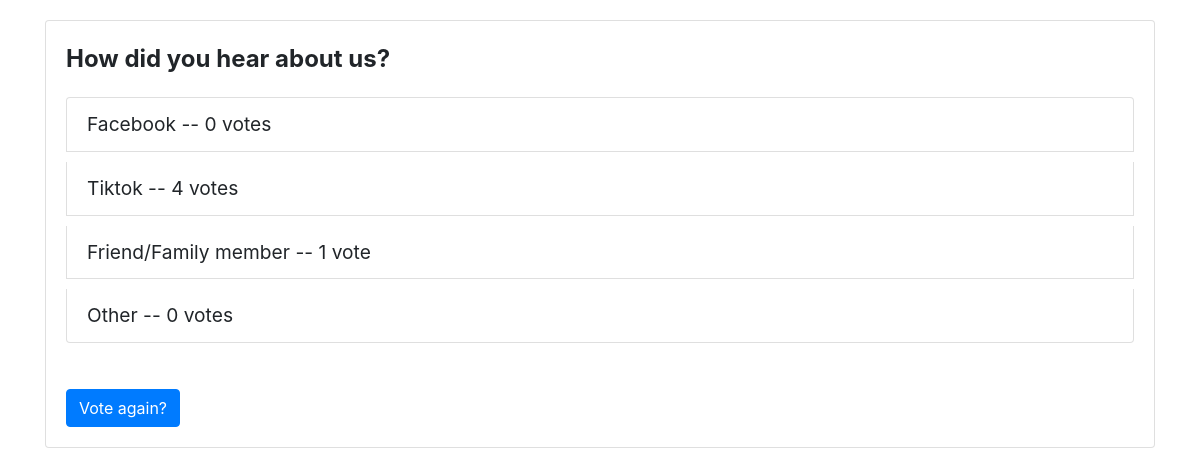
Before: /polls/1/results/ with the older database file.
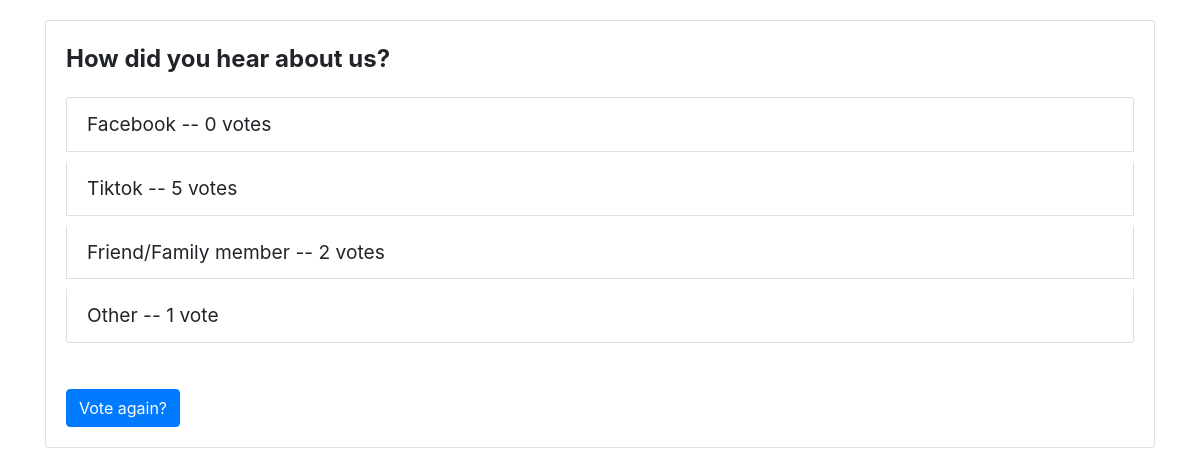
After: the same page with the newer database file.
### polls/models.py (models this page shows, shortened)
class Choice(models.Model):
    question = models.ForeignKey(Question, on_delete=models.CASCADE)
    choice_text = models.CharField(max_length=200)
    votes = models.IntegerField(default=0)

### polls/views.py (the view)
# urls.py: path('<int:question_id>/results/', views.results, name='results'),
def results(request, question_id):
    question = get_object_or_404(Question, pk=question_id)
    return render(request, 'polls/results.html', {'question': question})

### polls/templates/polls/results.html (shortened to what this page needs)
<!DOCTYPE html>
<html lang="en">
<head>
  <link rel="stylesheet" href="https://stackpath.bootstrapcdn.com/bootstrap/4.5.2/css/bootstrap.min.css">
</head>
<body>
  <div class="container">
    <div class="card question-card">
      <div class="card-body">
        <div class="question-text">{{ question.question_text }}</div>
        <ul class="list-group">
          {% for choice in question.choice_set.all %}
          <li class="list-group-item choice-item">
            {{ choice.choice_text }} -- {{ choice.votes }} vote{{ choice.votes|pluralize }}
          </li>
          {% endfor %}
        </ul>
        <div class="vote-link">
          <a href="{% url 'polls:vote' question.id %}" class="btn btn-primary mt-3">Vote again?</a>
        </div>
      </div>
    </div>
  </div>
</body>
</html>

Changed rows visible on the page:
changed Choice "Tiktok": votes "4" → "5"
changed Choice "Friend/Family member": votes "1" → "2"
changed Choice "Other": votes "0" → "1"
